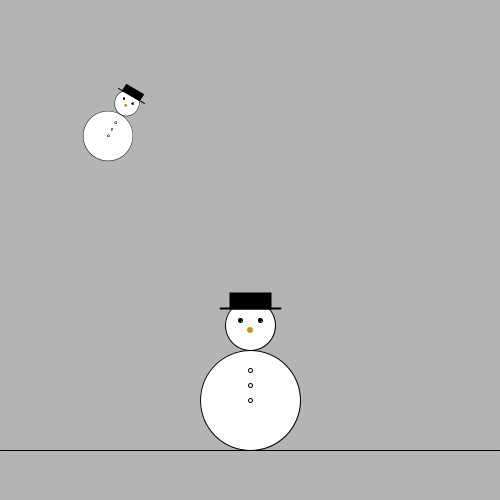
Frame 1 (no input)
Frame 60 (the mouse pressed at the canvas centre just before this capture): identical to frame 1, image omitted
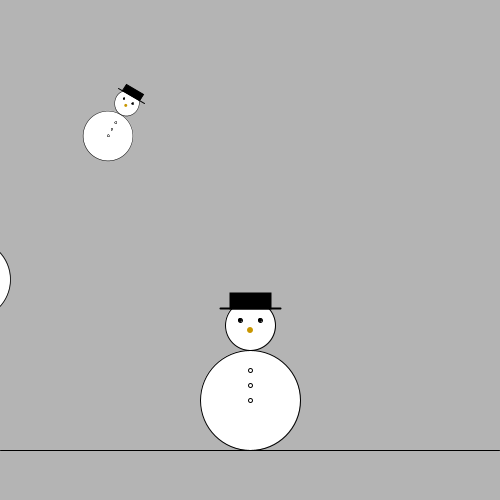
Frame 120 (the mouse held since frame 60 and released just before this capture)

The Processing sketch that drew these frames (run headless with seeded random() and noise(); from frame 60 on, the mouse is pressed at the canvas centre):

// Processing sketch: processing_54243
// ── processing_54243.pde

void setup() {
  smooth();
  size(500, 500);
}

void draw() {
  background(180);
    // Boden
  line(0, 450, 499, 450);
  frosty(0, 0, 0, 1);  
  frosty(100, -100, 30, 0.5);
  frosty(frameCount % 700 + 50, 600, 180, 0.8);
  
}

void frosty(int x, int y, float winkel, float size) {
  pushMatrix();
  
  translate(x, y);
  rotate(radians(winkel));
  scale(size);
  
  stroke(0, 0, 0);
  fill(255, 255, 255);


  // Körper
  ellipse(250, 400, 100, 100);
  ellipse(250, 400, 4, 4);
  ellipse(250, 385, 4, 4);
  ellipse(250, 370, 4, 4);

  // Kopf
  ellipse(250, 325, 50, 50);

  // Augen
  fill(0, 0, 0);
  ellipse(240, 320, 4, 4);
  ellipse(260, 320, 4, 4);

  // Nase
  noStroke();
  fill(200, 150, 0);
  ellipse(250, 330, 6, 6);

  // Hut
  fill(0, 0, 0);
  stroke(0);
  strokeWeight(2);
  line(220, 308, 280, 308);
  rect(230, 293, 40, 15);

  strokeWeight(1);
  noFill();
  
  popMatrix();
}
